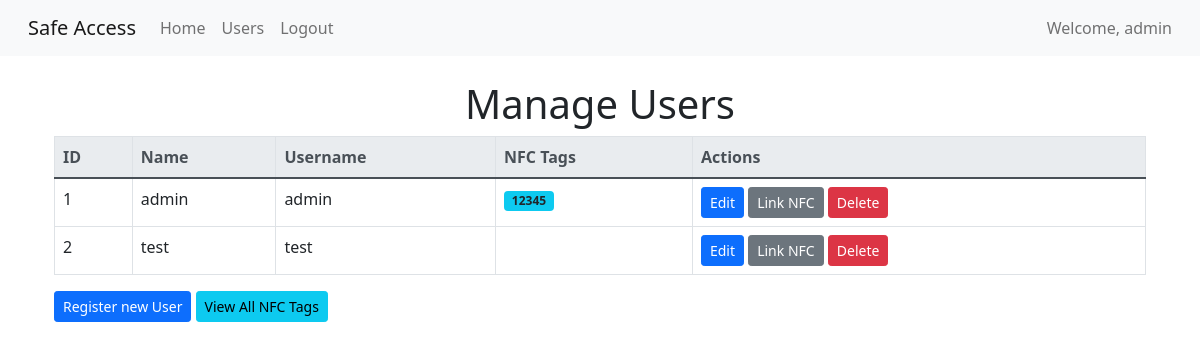
Screenshot of /users (signed in) with the database file from the repository.
### models.py (models this page shows, shortened)
class User(db.Model, UserMixin):
    __tablename__ = 'user'
    id = db.Column(db.Integer, primary_key=True)
    name = db.Column(db.String(150), nullable=False)
    username = db.Column(db.String(150), unique=True, nullable=False)
    password_hash = db.Column(db.String(150), nullable=False)
    nfc_tags = db.relationship('NfcTag', backref='user', lazy=True)

class NfcTag(db.Model):
    __tablename__ = 'nfc_tag'
    nfc_id = db.Column(db.Integer, primary_key=True)
    user_id = db.Column(db.Integer, db.ForeignKey('user.id'))

### app.py (the view)
@app.route('/users', methods=['GET', 'POST'])
@login_required
def manage_users():
    users = User.query.all()
    return render_template('manage_users.html', users=users)

### app.py (called while the page is built)
@login_manager.user_loader
def load_user(user_id):
    return User.query.get(int(user_id))

@app.context_processor
def inject_user():
    return dict(current_user=current_user)

### templates/manage_users.html (shortened to what this page needs)
{% extends "base.html" %}
{% block content %}
<div class="container mt-4">
    <h1 class="text-center">Manage Users</h1>
    <table class="table table-bordered">
        <thead class="thead-light">
            <tr>
                <th scope="col">ID</th>
                <th scope="col">Name</th>
                <th scope="col">Username</th>
                <th scope="col">NFC Tags</th>
                <th scope="col">Actions</th>
            </tr>
        </thead>
        <tbody>
            {% for user in users %}
                <tr>
                    <td>{{ user.id }}</td>
                    <td>{{ user.name }}</td>
                    <td>{{ user.username }}</td>
                    <td>
                        {% for tag in user.nfc_tags %}
                            <span class="badge bg-info text-dark">{{ tag.nfc_id }}</span>
                        {% endfor %}
                    </td>
                    <td>
                        <a href="{{ url_for('edit_user', user_id=user.id) }}" class="btn btn-primary btn-sm">Edit</a>
                        <a href="{{ url_for('link_nfc', user_id=user.id) }}" class="btn btn-secondary btn-sm">Link NFC</a>
                        <form action="{{ url_for('delete_user', user_id=user.id) }}" method="POST" style="display:inline;">
                            <button type="submit" class="btn btn-danger btn-sm" onclick="return confirm('Are you sure you want to delete this user?');">Delete</button>
                        </form>
                    </td>
                </tr>
            {% endfor %}
        </tbody>
    </table>
    <div>
        <a href="{{ url_for('register') }}" class="btn btn-primary btn-sm">Register new User</a>
        <a href="{{ url_for('nfc_tags') }}" class="btn btn-info btn-sm">View All NFC Tags</a>
    </div>
</div>
{% endblock %}

### templates/base.html (shortened to what this page needs)
<!DOCTYPE html>
<html lang="en">
<head>
    <link rel="stylesheet" type="text/css" href="{{ url_for('static', filename='css/bootstrap/bootstrap.min.css') }}">
</head>
<body>
<nav class="navbar navbar-expand-lg navbar-light bg-light">
    <div class="container-fluid">
        <a class="navbar-brand" href="{{ url_for('index') }}">Safe Access</a>
        <div class="collapse navbar-collapse justify-content-between" id="navbarNav">
            <ul class="navbar-nav">
                {% if current_user.is_authenticated %}
                    <li class="nav-item"><a class="nav-link" href="{{ url_for('index') }}">Home</a></li>
                    <li class="nav-item"><a class="nav-link" href="{{ url_for('manage_users') }}">Users</a></li>
                    <li class="nav-item"><a class="nav-link" href="{{ url_for('logout') }}">Logout</a></li>
                {% else %}
                    <li class="nav-item"><a class="nav-link" href="{{ url_for('login') }}">Login</a></li>
                {% endif %}
            </ul>
            {% if current_user.is_authenticated %}
                <span class="navbar-text">
                    Welcome, {{ current_user.username }}
                </span>
            {% endif %}
        </div>
    </div>
</nav>
<div class="container mt-4">
    {% block content %}{% endblock %}
</div>
<link href="https://cdn.jsdelivr.net/npm/bootstrap@5.0.2/dist/css/bootstrap.min.css" rel="stylesheet"
>
</body>
</html>

### rows the page displays
User: username "admin", id "1", name "admin"
NfcTag: nfc_id "12345"
User: id "2", name "test", username "test"
